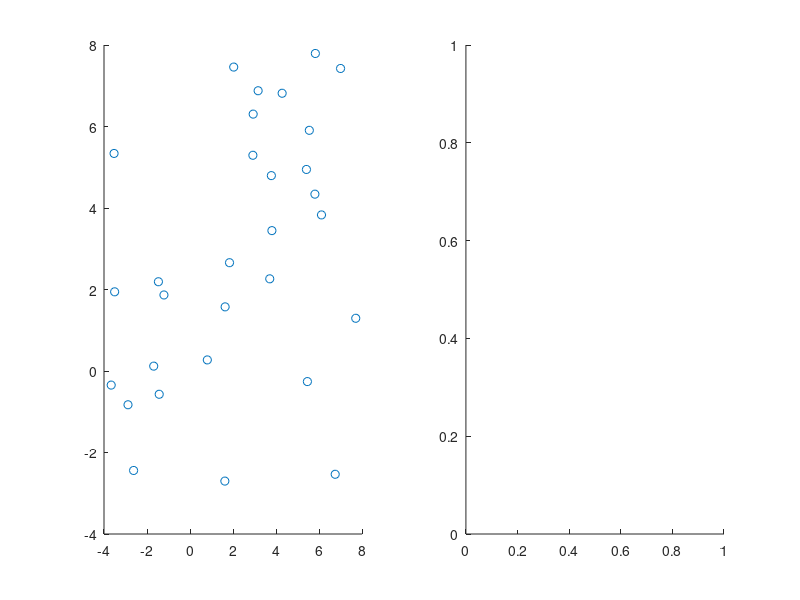

This figure's MATLAB source: (Note: this script raises an error after producing the figure.)
%
%
%
%  Test the data density plot
%
t0=clock;
% x = randn(2048, 1);
% y = randn(2048, 1);
% x(1:512) = x(1:512) + 2.75;
% x(1537:2048) = x(1537:2048) + 2.75;
% y(1025:2048) = y(1025:2048) + 2.75;
N=30;
la0=-4;
lb0=-4;
lengtha=12;
lengthb=12;
x=la0+lengtha*rand(N,1);
y=lb0+lengthb*rand(N,1);
XY=[x,y];

% On scatter plot you probably can't see the data density
figure('name','newd');
subplot(1,2,1);
scatter(x, y);
axis([-4,8,-4,8]);
subplot(1,2,2);
DataDensityPlot(x, y, 300,300,128,[-4,8,-4,8]);
axis([-4,8,-4,8]);

disp(num2str(etime(clock,t0)));
